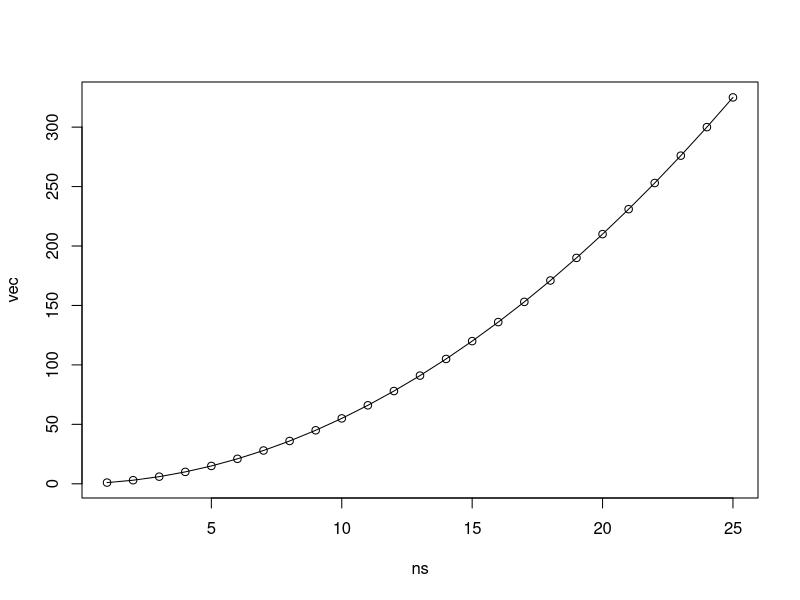

Write the R code that produced this figure.
sum_first_powers <- function(n, power=1) {
  sum <- 0
  for (i in 1:n) {
    sum <- sum + i^power
  }
  sum
}

closed_formula <- function(n) {
  n*(n+1)/2
}

m <- 25
vec <- c(length=m)
for (n in 1:m) {
  vec[n] <- sum_first_powers(n)
}

ns = 1:25
plot(ns, vec)
lines(ns, ns*(ns+1)/2)